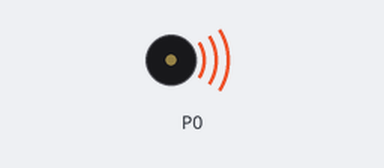
Simulated run of this program. Board: BBC micro:bit (MakeCode). On the bench: buzzer (waves = sounding).

Above: at 0.4 s.
At 3.4 s:
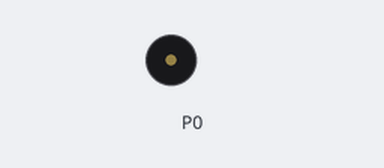
Timing chart, 0 to 4.9 s (numbered marks = the images above):
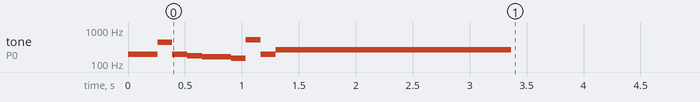

The program:

main.ts
```typescript
music.playTone(196, music.beat(BeatFraction.Quarter))
music.playTone(196, music.beat(BeatFraction.Quarter))
music.playTone(440, music.beat(BeatFraction.Quarter))
music.playTone(196, music.beat(BeatFraction.Quarter))
music.playTone(175, music.beat(BeatFraction.Quarter))
music.playTone(165, music.beat(BeatFraction.Half))
music.playTone(147, music.beat(BeatFraction.Quarter))
music.playTone(523, music.beat(BeatFraction.Quarter))
music.playTone(196, music.beat(BeatFraction.Quarter))
music.playTone(262, music.beat(BeatFraction.Quarter))
music.playTone(262, music.beat(BeatFraction.Quarter))
music.playTone(262, music.beat(BeatFraction.Half))
music.playTone(262, music.beat(BeatFraction.Quarter))
music.playTone(262, music.beat(BeatFraction.Quarter))
music.playTone(262, music.beat(BeatFraction.Quarter))
music.playTone(262, music.beat(BeatFraction.Quarter))
music.playTone(262, music.beat(BeatFraction.Quarter))
music.playTone(262, music.beat(BeatFraction.Quarter))
music.playTone(262, music.beat(BeatFraction.Quarter))
music.playTone(262, music.beat(BeatFraction.Quarter))
music.playTone(262, music.beat(BeatFraction.Quarter))
music.playTone(262, music.beat(BeatFraction.Quarter))
music.playTone(262, music.beat(BeatFraction.Quarter))
music.playTone(262, music.beat(BeatFraction.Quarter))
basic.forever(function () {

})
```

test.ts
```typescript
// aquí va el archivo "tests"; esto no se compilará cuando este paquete se utilice como una extensión.
```
